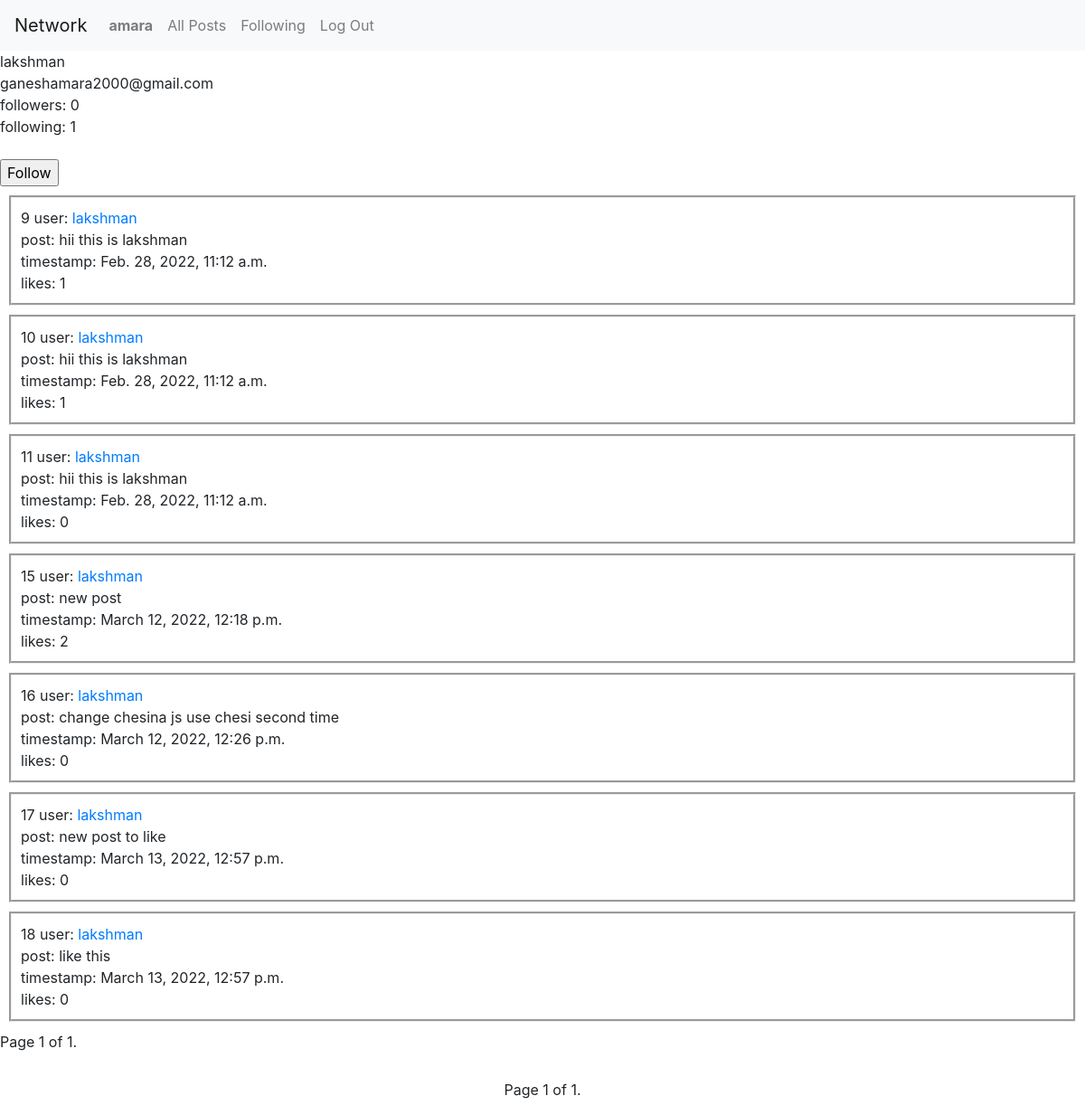
The page /profile/2 (signed in) on the database its author committed.
### network/models.py (models this page shows, shortened)
class User(AbstractUser):
    followers = models.ManyToManyField('self', symmetrical=False,
                                       blank=True)
    def count_followers(self):
        return self.followers.count()
    def count_following(self):
        return User.objects.filter(followers=self).count()

class Post(models.Model):
    user = models.ForeignKey(
        User, on_delete=models.CASCADE, null=True, related_name="User")
    post = models.TextField()
    datetime = models.DateTimeField(auto_now_add=True, editable=False)
    likes = models.PositiveIntegerField(default=0)

### network/views.py (the view)
# urls.py: path("profile/<int:userid>", views.profile, name="profile"),
def profile(request, userid):
    profile = User.objects.get(pk=userid)
    curr = User.objects.get(pk=request.user.id)
    set = User.objects.filter(followers=curr)
    usernames = []
    for s in set:
        usernames.append(s.username)
    if profile.username in usernames:
        follow = "Unfollow"
    else:
        follow = "Follow"
    followers = User.count_followers(profile)
    following = User.count_following(profile)
    if profile != request.user:
        button = True
    else:
        button = False
    objects = Post.objects.filter(user=profile)
    paginator = Paginator(objects, 10)
    page_number = request.GET.get('page')
    page_obj = paginator.get_page(page_number)
    return render(request, "network/profile.html", {
        "profile": profile,
        "followers": followers,
        "following": following,
        "posts": page_obj,
        "button": button,
        "follow": follow
    })

### network/templates/network/profile.html (shortened to what this page needs)
{% extends "network/layout.html" %}
{% block body %}
    {{profile.username}}
    <br>
    {{profile.email}}
    <br>
    followers: {{followers}}
    <br>
    following: {{following}}
    <br>
    {% if button %}
    <form action="{% url 'follow' profile.id %} " method="POST">
        <br>
        <input type="submit" value={{follow}}>
    </form>
    {% endif %}
    {% for post in posts %}
    <div class="showposts">
        {{post.id}} user: <a href="{% url 'profile' post.user.id %}">{{ post.user }}</a> <br>post: {{ post.post }} <br>timestamp: {{ post.datetime }} <br>likes: {{post.likes}}
    </div>
    {% endfor %}
    <div class="pagination">
        <span class="step-links">
            <span class="current">
                Page {{ posts.number }} of {{ posts.paginator.num_pages }}.
            </span>
        </span>
    </div>
    <br>
    <nav aria-label="Page navigation example">
        <ul class="pagination justify-content-center">
          <div style="padding-left: 10px; padding-top: 5px; padding-right: 10px;"> Page {{ posts.number }} of {{ posts.paginator.num_pages }}. </div>
        </ul>
    </nav>
{% endblock %}

### network/templates/network/layout.html (shortened to what this page needs)
{% load static %}
<!DOCTYPE html>
<html lang="en">
    <head>
        <link rel="stylesheet" href="https://stackpath.bootstrapcdn.com/bootstrap/4.4.1/css/bootstrap.min.css">
        <link href="{% static 'network/styles.css' %}" rel="stylesheet">
    </head>
    <body>
        <nav class="navbar navbar-expand-lg navbar-light bg-light">
            <a class="navbar-brand" href="{% url 'index' %}">Network</a>
            <div>
              <ul class="navbar-nav mr-auto">
                {% if user.is_authenticated %}
                    <li class="nav-item">
                        <a class="nav-link" href="#"><strong>{{ user.username }}</strong></a>
                    </li>
                {% endif %}
                <li class="nav-item">
                  <a id="allposts" class="nav-link" href="{% url 'allposts' %}">All Posts</a>
                </li>
                {% if user.is_authenticated %}
                    <li class="nav-item">
                        <a class="nav-link" href="{% url 'following' %}">Following</a>
                    </li>
                    <li class="nav-item">
                        <a class="nav-link" href="{% url 'logout' %}">Log Out</a>
                    </li>
                {% endif %}
              </ul>
            </div>
          </nav>
        <div class="body">
            {% block body %}
            {% endblock %}
        </div>
    </body>
</html>

### network/static/network/styles.css (style rules this page uses)
.post, .container, .showposts { margin: 10px; border-style: groove; padding-top: 10px; padding-right: 10px; padding-bottom: 10px; padding-left: 10px; }

### rows shown on the page
User: username "amara"
User: username "lakshman", email "ganeshamara2000@gmail.com"
Post: id "9", user "lakshman", post "hii this is lakshman", datetime "Feb. 28, 2022, 11:12 a.m.", likes "1"
Post: id "10", user "lakshman", post "hii this is lakshman", datetime "Feb. 28, 2022, 11:12 a.m.", likes "1"
Post: id "11", user "lakshman", post "hii this is lakshman", datetime "Feb. 28, 2022, 11:12 a.m.", likes "0"
Post: id "15", user "lakshman", post "new post", datetime "March 12, 2022, 12:18 p.m.", likes "2"
Post: id "16", user "lakshman", post "change chesina js use chesi second time", datetime "March 12, 2022, 12:26 p.m.", likes "0"
Post: id "17", user "lakshman", post "new post to like", datetime "March 13, 2022, 12:57 p.m.", likes "0"
Post: id "18", user "lakshman", post "like this", datetime "March 13, 2022, 12:57 p.m.", likes "0"

### other values the page prints
{{ followers }} "0"
{{ following }} "1"
{{ posts.number }} "1"
{{ posts.paginator.num_pages }} "1"
